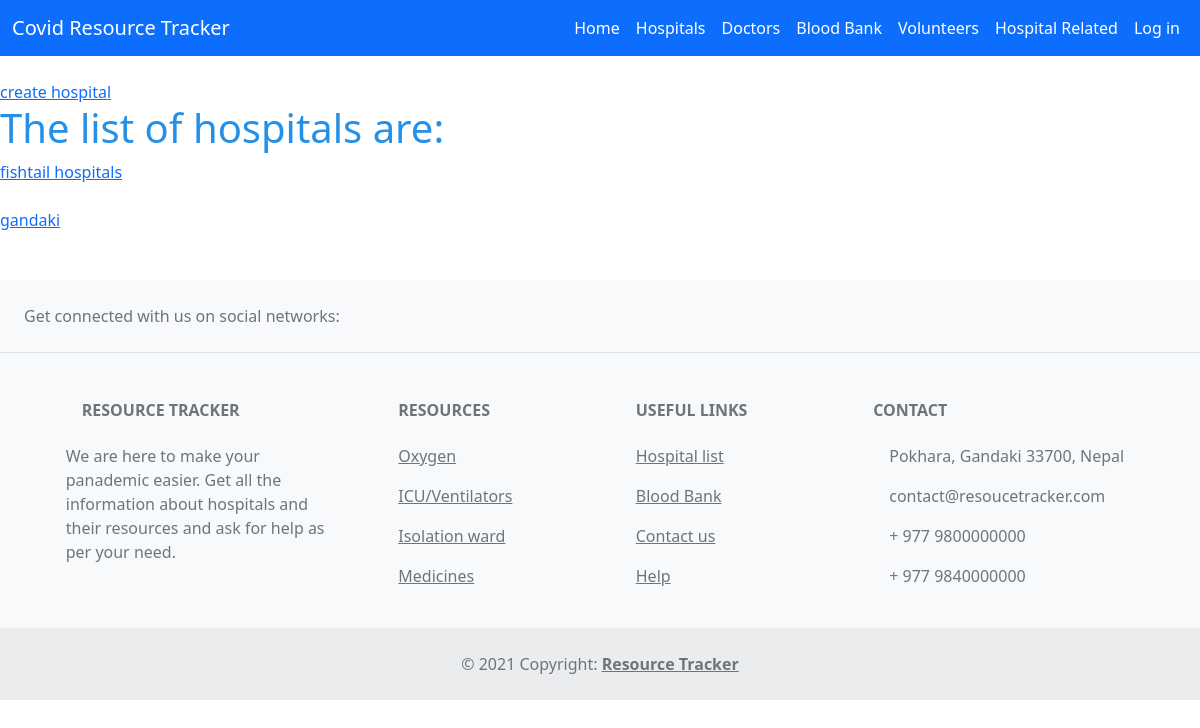
The page /admin_hospital_list (signed in) on the database as committed earlier.
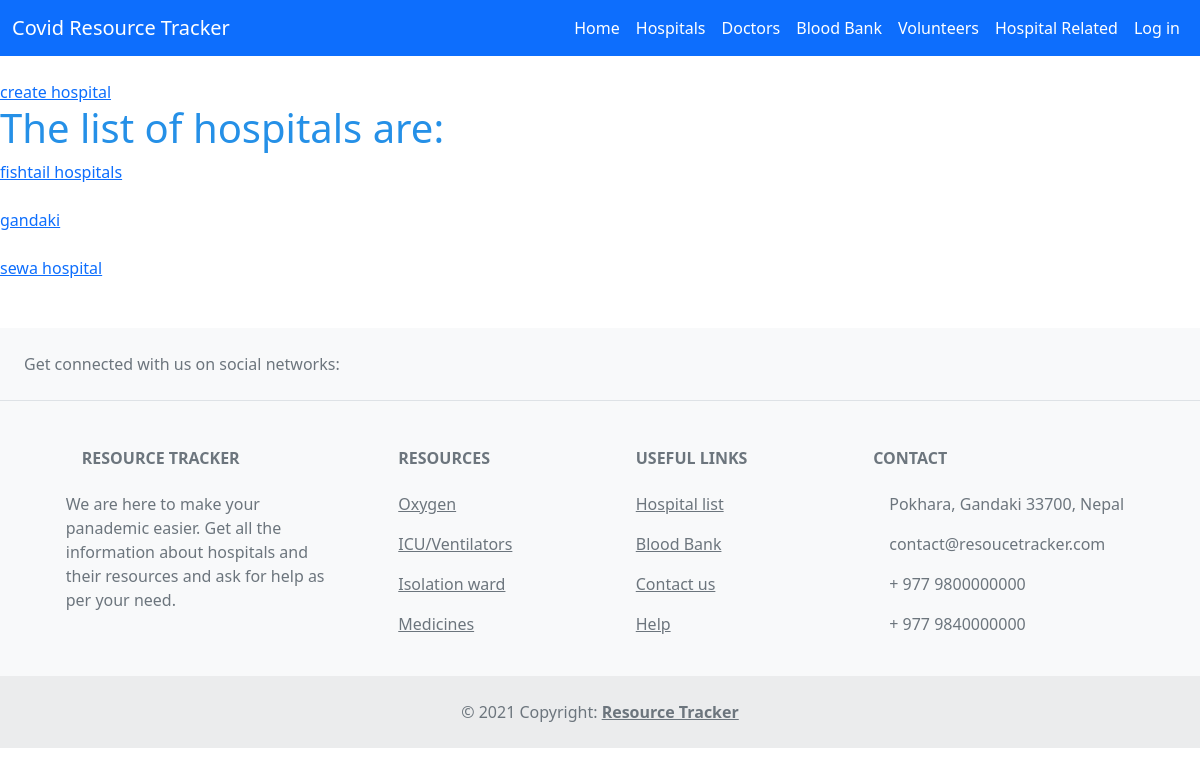
The same page on the database as committed later.
### apps/models.py (models this page shows, shortened)
class Hospital(models.Model):
    name = models.CharField(max_length=255)
    email = models.EmailField(unique=True)
    address = models.CharField(max_length=255)
    contact_no = models.CharField(max_length=15)
    hospital_image = models.ImageField(upload_to='hospital_image')

### apps/views.py (the view)
# urls.py: path('admin_hospital_list', admin_hospital_list, name='admin_hospital_list'),
@login_required
def admin_hospital_list(request):
    hospitals = Hospital.objects.all()
    context = {
        'hospitals': hospitals,
    }
    return render(request, 'apps/admin_hospital_list.html', context)

### apps/templates/apps/admin_hospital_list.html (shortened to what this page needs)
{% extends 'base.html' %}
{% block content %}
<br>
<a href="{% url 'admin_hospital_create' %}">create hospital</a>
<h1>The list of hospitals are:</h1>
{% for hospital in hospitals %}
<a href="{% url 'admin_hospital_detail' hospital.pk %}"> {{ hospital.name }}</a>
<br>
<br>
{% endfor %}
<br>
{% endblock content %}

Rows that differ between the two databases and show on the page:
added Hospital: name "sewa hospital"
